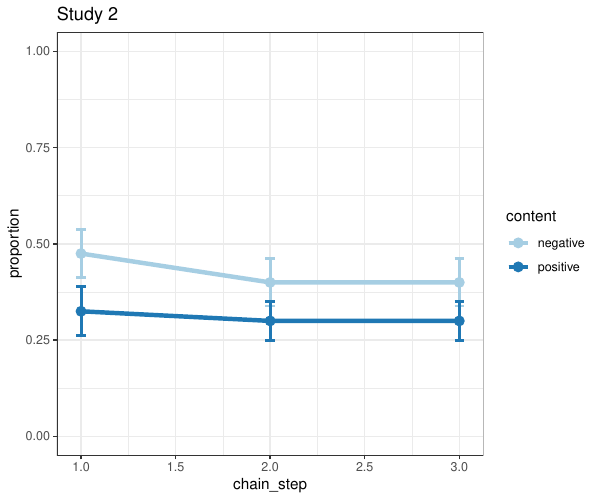

Generate this figure with R:
library(tidyverse)
library(lme4) 
library(lmerTest) 
library(RColorBrewer) # with colour-blind-friendly palettes



sim_data <- read_csv("study2.csv")

# find proportions:

sim_data <- sim_data %>%
  add_column(totals = 8) %>%
  mutate(proportion = count / totals)

# example plot (chains are averaged, content is separated):
sim_data %>%
  ggplot(aes(x=chain_step, y = proportion, colour = content)) +
  stat_summary(fun = mean, geom = "line", size = 1.5, aes(group = content, colour = content)) +
  stat_summary(fun = mean, geom = "point", size = 3) + 
  stat_summary(fun.data = mean_se, geom = "errorbar", width = 0.05, size = 1) + 
  ylim(0,1) +
  scale_color_brewer(palette = "Paired") +
  theme_bw() +
  labs(title = "Study 2")
ggsave("study2.pdf", height = 5, width = 6)

# change order of levels so the model test negative content (instead of positive)
sim_data$content <- factor(sim_data$content, levels = c("positive", "negative"))

out_model <- lmer(proportion ~ content + (1|chain_step) + (1|chain_id), data = sim_data)

summary(out_model)
#                 Estimate Std. Error       df t value Pr(>|t|)    
# contentnegative  0.11667    0.02190 22.00000   5.326  2.4e-05 ***



# # prepare the coding document for the ambiguous sentences resolution:
# n_content <- 3
# n_chains <- 5
# n_steps <- 3
# sim_data <- tibble(chain_step = factor(rep(1:n_steps, each = n_chains * n_content)),
#                   chain_id = factor(rep(rep(1:n_chains, each = n_content), n_steps)),
#                   content = rep(c("negative", "positive", "neutral"), n_chains * n_steps),
#                   count =  NA)
# 
# # re-order using chain_id so it is easy to code:
# sim_data <- arrange(sim_data, chain_id)
# 
# # export and code:
# write_csv(sim_data, "study2_ambiguous.csv")


sim_data <- read_csv("study2_ambiguous.csv")
# find proportions:

sim_data <- sim_data %>%
  add_column(totals = 8) %>%
  mutate(proportion = count / totals)

# example plot (chains are averaged, content is separated):
sim_data %>%
  ggplot(aes(x=chain_step, y = proportion, colour = content)) +
  stat_summary(fun = mean, geom = "line", size = 1.5, aes(group = content, colour = content)) +
  stat_summary(fun = mean, geom = "point", size = 3) + 
  stat_summary(fun.data = mean_se, geom = "errorbar", width = 0.05, size = 1) + 
  ylim(0,1) +
  scale_color_brewer(palette = "Paired") +
  theme_bw() +
  labs(title = "Study 2 - ambiguous resolution")
ggsave("study2_ambiguous.pdf", height = 5, width = 6)

sim_data$content <- factor(sim_data$content, levels = c("neutral", "positive", "negative"))

out_model <- lmer(proportion ~ content + (1|chain_step) + (1|chain_id), data = sim_data)

summary(out_model)
#                 Estimate Std. Error       df t value Pr(>|t|)    
# contentpositive -0.02500    0.02610 42.00000  -0.958  0.34362    
# contentnegative  0.18333    0.02610 42.00000   7.024 1.34e-08 ***
